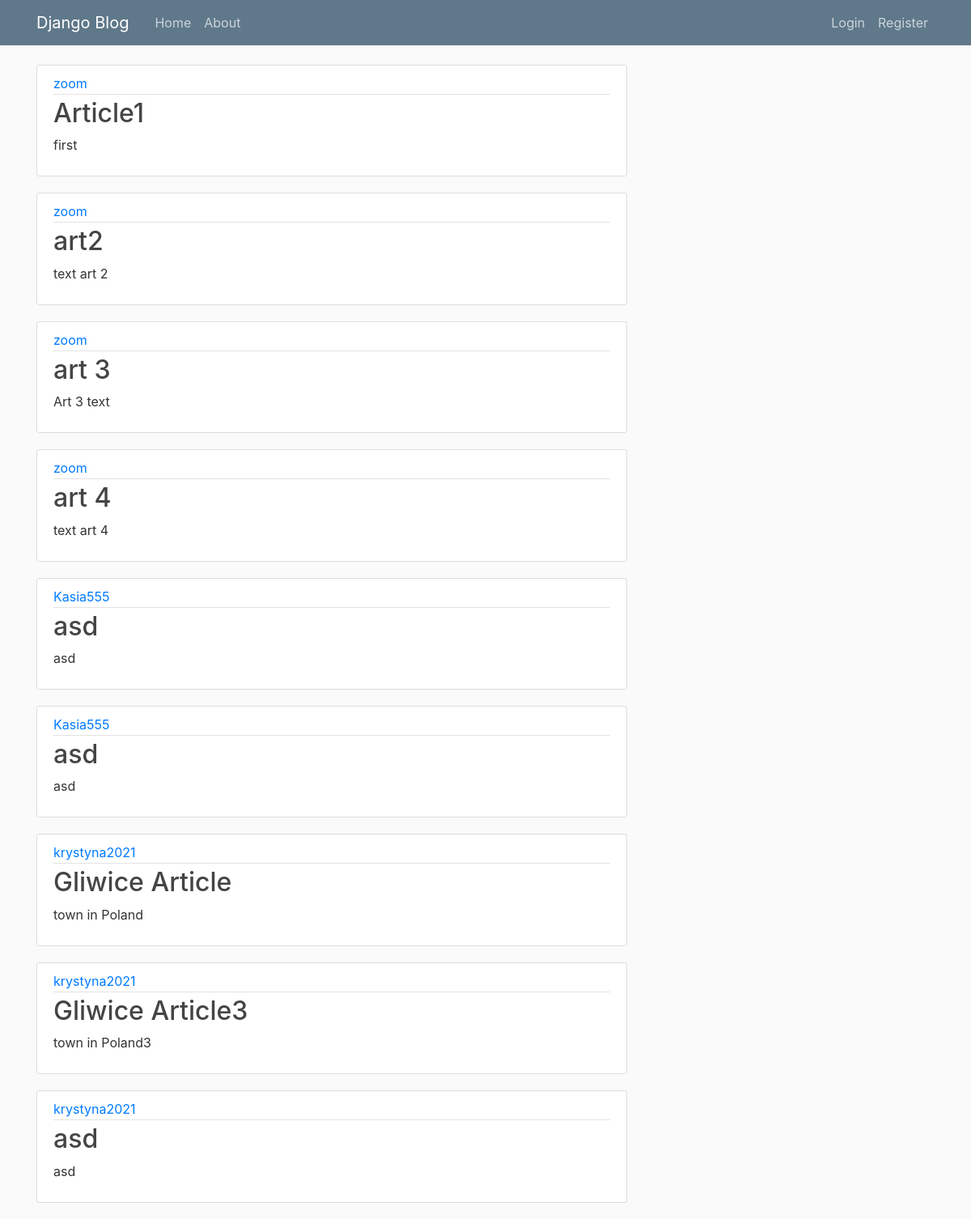
The page / on the database its author committed.
### hello/models.py (models this page shows)
class Articles(models.Model):
    title = models.CharField(max_length=100)
    content = models.TextField()
    date_posted = models.DateTimeField(default=timezone.now)
    author = models.ForeignKey(User, on_delete=models.CASCADE)

### hello/views.py (the view)
# urls.py: path('', views.HomeView.as_view(), name='home'),
class HomeView(ListView):
    model = Articles
    template_name = "hello/home.html"
    context_object_name = 'posts'

### hello/templates/hello/home.html (shortened to what this page needs)
{% extends 'hello/base.html' %}
{% block content %}
    {% for post in posts %}
        <article class="media content-section">
            <div class="media-body">
                <div class="article-metadata">
                    <a class="mr-2" href="#">{{ post.author }}</a>
                </div>
                <h2><a class="article-title" href="{% url 'article-detail' post.id %}">{{ post.title }}</a></h2>
                <p class="article-content">{{ post.content }}</p>
            </div>
        </article>
    {% endfor %}
{% endblock %}

### hello/templates/hello/base.html (shortened to what this page needs)
{% load static %}
<!DOCTYPE html>
<html>
<head>
    <link rel="stylesheet" href="https://stackpath.bootstrapcdn.com/bootstrap/4.3.1/css/bootstrap.min.css">
    <link rel="stylesheet" type="text/css" href="{% static 'hello/base.css' %}" />
</head>
<body>
    <header class="site-header">
        <nav class="navbar navbar-expand-md navbar-dark bg-steel fixed-top">
            <div class="container">
                <a class="navbar-brand mr-4" href="/">Django Blog</a>
                <div class="collapse navbar-collapse" id="navbarToggle">
                    <div class="navbar-nav mr-auto">
                        <a class="nav-item nav-link" href="/">Home</a>
                        <a class="nav-item nav-link" href="/about">About</a>
                    </div>
                    <div class="navbar-nav">
                        {% if user.is_authenticated %}
                            <a class="nav-item nav-link" href="{% url 'logout' %}">Log out</a>
                            <a class="nav-item nav-link" href="{% url 'profile' %}">Profile</a>
                        {% else %}
                            <a class="nav-item nav-link" href="{% url 'login' %}">Login</a>
                            <a class="nav-item nav-link" href="{% url 'register' %}">Register</a>
                        {% endif %}
                    </div>
                </div>
            </div>
        </nav>
    </header>
    <main role="main" class="container">
        <div class="row">
            <div class="col-md-8">
                 {% block content %}{% endblock %}
            </div>
        </div>
    </main>
</body>
</html>

### hello/static/hello/base.css (style rules this page uses)
body { background: #FAFAFA; color: #333333; margin-top: 5rem; }
h1, h2, h3, h4, h5, h6 { color: #444444; }
.bg-steel { background-color: #5F788A; }
.site-header .navbar-nav .nav-link { color: #CBD5DB; }
.content-section { background: #FFFFFF; padding: 10px 20px; border: 1px solid #DDDDDD; border-radius: 3px; margin-bottom: 20px; }
.article-title { color: #444444; }
.article-content { white-space: pre-line; }
.article-metadata { padding-bottom: 1px; margin-bottom: 4px; border-bottom: 1px solid #E3E3E3 }

### rows shown on the page
Articles: author "zoom", title "Article1", content "first"
Articles: author "zoom", title "art2", content "text art 2"
Articles: author "zoom", title "art 3", content "Art 3 text"
Articles: author "zoom", title "art 4", content "text art 4"
Articles: author "Kasia555", title "asd", content "asd"
Articles: author "Kasia555", title "asd", content "asd"
Articles: author "krystyna2021", title "Gliwice Article", content "town in Poland"
Articles: author "krystyna2021", title "Gliwice Article3", content "town in Poland3"
Articles: author "krystyna2021", title "asd", content "asd"
